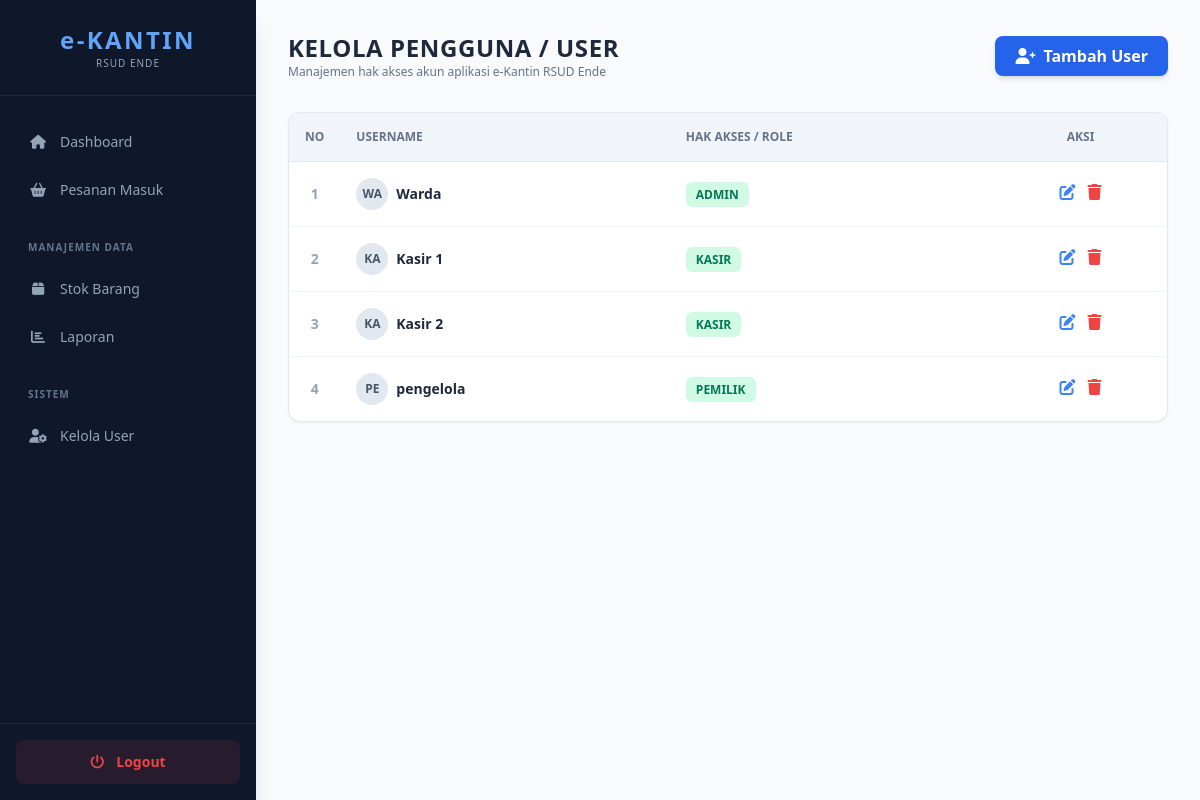
/users.php (signed in), run on the app's committed database.
### tables this page shows
CREATE TABLE `users` (
  `id_user` int NOT NULL,
  `username` varchar(50) NOT NULL,
  `password` varchar(255) NOT NULL,
  `nama_lengkap` varchar(100) DEFAULT NULL,
  `role` enum('Admin','Kasir','Pemilik') NOT NULL
);

### users.php (the view, shortened to what this page needs)
<?php
include "config/db.php";
?>
<!DOCTYPE html>
<html lang="id">
<head>
    <script src="https://cdn.tailwindcss.com"></script>
    <link rel="stylesheet" href="https://cdnjs.cloudflare.com/ajax/libs/font-awesome/6.0.0/css/all.min.css">
</head>
<body class="bg-slate-50 flex min-h-screen">
    <?php include "layout/sidebar.php"; ?>
    <main class="flex-1 p-8">
        <div class="flex justify-between items-center mb-8">
            <div>
                <h2 class="text-2xl font-bold text-slate-800 uppercase tracking-wide">Kelola Pengguna / User</h2>
                <p class="text-slate-500 text-xs">Manajemen hak akses akun aplikasi e-Kantin RSUD Ende</p>
            </div>
            <button onclick="document.getElementById('modalTambahUser').classList.remove('hidden')" class="bg-blue-600 text-white px-5 py-2 rounded-lg font-bold hover:bg-blue-700 transition flex items-center gap-2 shadow-md">
                <i class="fas fa-user-plus"></i> Tambah User
            </button>
        </div>
        <div class="bg-white rounded-xl shadow-sm border border-slate-200 overflow-hidden">
            <table class="w-full text-left border-collapse">
                <thead class="bg-slate-100 border-b border-slate-200">
                    <tr>
                        <th class="p-4 w-12 text-center text-xs font-bold text-slate-500 uppercase">No</th>
                        <th class="p-4 text-xs font-bold text-slate-500 uppercase">Username</th>
                        <th class="p-4 text-xs font-bold text-slate-500 uppercase">Hak Akses / Role</th>
                        <th class="p-4 text-xs font-bold text-slate-500 uppercase text-center">Aksi</th>
                    </tr>
                </thead>
                <tbody class="divide-y divide-slate-100">
                    <?php
                    $no = 1;
                    $query = mysqli_query($conn, "SELECT * FROM users ORDER BY role ASC, username ASC");
                    while($row = mysqli_fetch_array($query)) {
                    ?>
                    <tr class="hover:bg-slate-50 transition">
                        <td class="p-4 text-center text-sm text-slate-400 font-bold"><?= $no++; ?></td>
                        <td class="p-4 text-sm font-bold text-slate-800 flex items-center gap-2">
                            <div class="w-8 h-8 rounded-full bg-slate-200 flex items-center justify-center text-slate-600 text-xs font-bold">
                                <?= strtoupper(substr($row['username'], 0, 2)); ?>
                            </div>
                            <?= $row['username']; ?>
                        </td>
                        <td class="p-4 text-sm">
                            <span class="px-2.5 py-1 text-xs font-bold rounded-md uppercase
                                <?= $row['role'] == 'admin' ? 'bg-red-100 text-red-700' : ($row['role'] == 'pengelola' || $row['role'] == 'pemilik' ? 'bg-amber-100 text-amber-700' : 'bg-emerald-100 text-emerald-700'); ?>">
                                <?= $row['role']; ?>
                            </span>
                        </td>
                        <td class="p-4 text-center flex justify-center gap-3">
                            <button onclick="bukaModalEditUser('<?= $row['id_user']; ?>', '<?= addslashes($row['username']); ?>', '<?= strtolower($row['role']); ?>')" class="text-blue-500 hover:text-blue-700 transition">
                                <i class="fas fa-edit"></i>
                            </button>
                            <a href="modules/user/aksi.php?hapus=<?= $row['id_user']; ?>" onclick="return confirm('Yakin ingin menghapus pengguna <?= addslashes($row['username']); ?>?')" class="text-red-500 hover:text-red-700 transition">
                                <i class="fas fa-trash"></i>
                            </a>
                        </td>
                    </tr>
                    <?php } ?>
                </tbody>
            </table>
        </div>
    </main>
</body>
</html>

### data on the page
users: username "WA", username "Warda", role "ADMIN"
users: username "KA", username "Kasir 1", role "KASIR"
users: username "KA", username "Kasir 2", role "KASIR"
users: username "PE", username "pengelola", role "PEMILIK"
